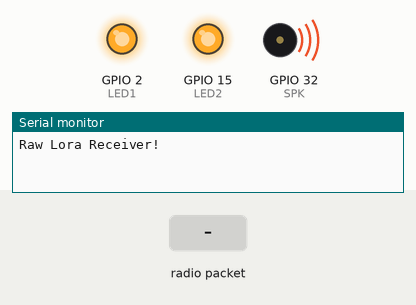
Recording of a sketch running on a simulated ESP32. Parts: output pins drawn as LEDs (lit = HIGH), buzzer (waves = sounding), the last lines printed to the serial monitor. The test bench sets the inputs (shaded band). No radio packets arrive unless stated.

Above: at 3.1 s.
At 5.2 s:
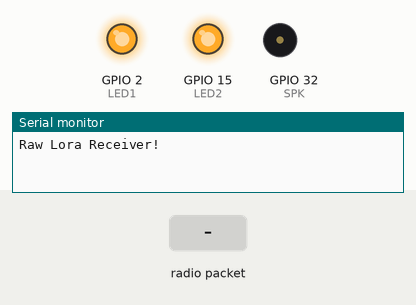
5.3 s: radio packet "1" arrives
At 6.4 s:
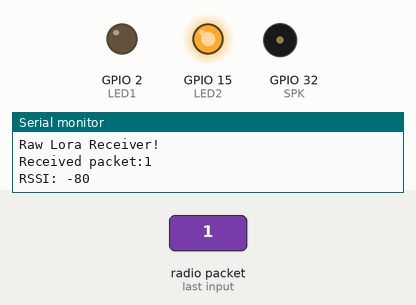
Timing chart, 0 to 8.3 s (numbered marks = the images above; inputs shaded):
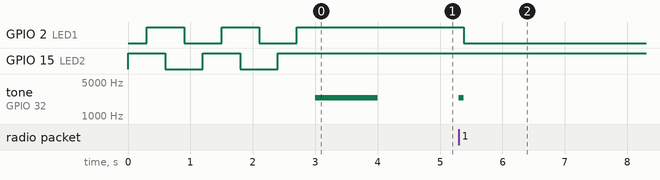

Measured:
- after the input at 5.3 s, GPIO 2 (LED1): HIGH → LOW after 0.08 s; tone on GPIO 32 (SPK): silent → 2400 Hz at once, → silent 0.08 s later

The sketch:

ut_04.ino
```cpp
#include <SPI.h>
#include <LoRa.h>
/*
 * IO assignment on board LoraSpectre 201808_1.0
 * Test receiving node
 * Use lib https://github.com/sandeepmistry/arduino-LoRa
 */
// Led
#define LED1      2    // GPIO2, GREEN
#define LED2      15    // GPIO15, BLUE

// Button
#define BTN       39    // SENSOR_VN / GPIO39 / Input only

// Speaker
#define SPK       32    // GPIO32

// USB RESET
#define CP2012_RST    33

// SHT1x
#define SHT_SCK       23
#define SHT_DATA      22

// SPI Lora
#define LORA_RST      13
#define LORA_SS       14
#define LORA_MOSI     27
#define LORA_MISO     26
#define LORA_SCK      25
#define LORA_DIO012   12

int freq = 2400;
int channel = 0;
int resolution = 8;

void setup() {
    Serial.begin(115200);

    pinMode(LED1, OUTPUT);
    pinMode(LED2, OUTPUT);
    pinMode(BTN, INPUT);

    // init speaker
    ledcSetup(channel, freq, resolution);
    ledcAttachPin(SPK, channel);

    Serial.printf("Raw Lora Receiver!\n");

    // test Leds, flash leds in 10s
    for(uint8_t i=0; i<10; i++) {
      if(i%2) {
        digitalWrite(LED1, !digitalRead(LED1));
      } else {
        digitalWrite(LED2, !digitalRead(LED2));
      }
      delay(300);
    }

    // test SPK
    ledcWriteTone(channel, 2400);
    delay(1000);
    ledcWrite(channel, 0);

    // setting SPI
    SPI.begin(LORA_SCK, LORA_MISO, LORA_MOSI, LORA_SS);
    if (!LoRa.begin(433E6)) {
      Serial.println("Starting LoRa failed!");
      while (1);
    }
    LoRa.setSpreadingFactor(12);
    LoRa.setSignalBandwidth(125E3);
    LoRa.setCodingRate4(5);
    LoRa.setPreambleLength(8);
    LoRa.enableCrc();
}

void loop() {
   // try to parse packet
  int packetSize = LoRa.parsePacket();
  if (packetSize) {
    // received a packet
    Serial.print("Received packet:");

    // read packet
    while (LoRa.available()) {
      Serial.print((char)LoRa.read());
    }

    // print RSSI of packet
    Serial.print("\nRSSI: ");
    Serial.println(LoRa.packetRssi());

    digitalWrite(LED1, HIGH);   // OFF
    ledcWrite(channel, 127);
    delay(80);
    digitalWrite(LED1, LOW);    // ON
    ledcWrite(channel, 0);
  }

}
```
